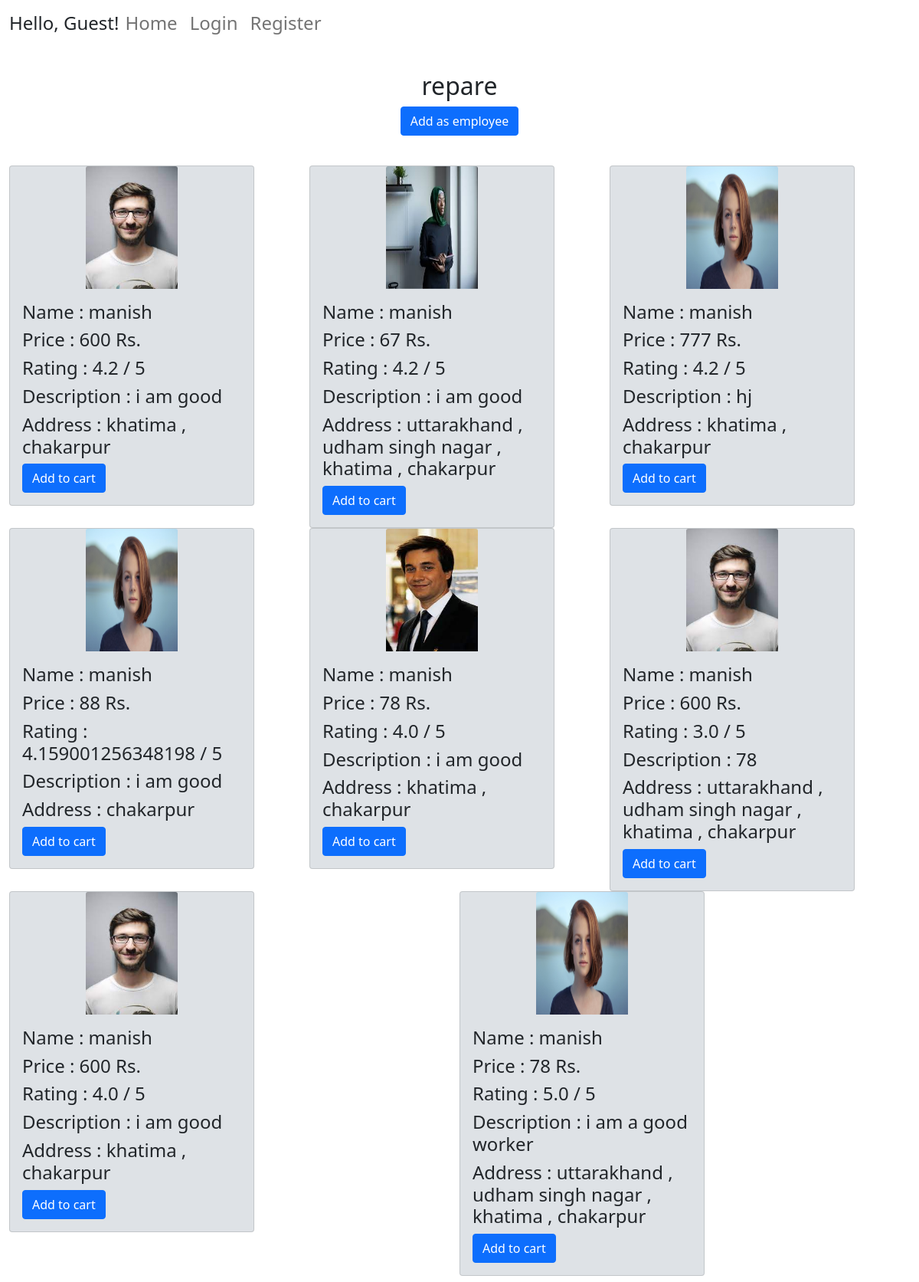
/service/1, run on the app's committed database.
### user/models.py (models this page shows, shortened)
class Services(models.Model):
    service = models.CharField(max_length=100 )
    sub_category = models.BooleanField(default=False)

class Employee(models.Model):
    user_id = models.CharField(max_length=100 , default=None)
    service = models.CharField(max_length=100 )
    name = models.CharField(max_length=100 )
    category = models.CharField(max_length=100 , default=None)
    cost = models.IntegerField(default = 0)
    rating = models.FloatField(default = 4.2)
    description = models.TextField(default = None)
    address = models.TextField(blank = True , default = None)
    image = models.FileField(upload_to = 'user/static/user/image')

### user/view/service.py (the view)
# urls.py: path('service/<int:servicepk>' , service , name = 'service'),
def service(req ,servicepk, categorypk = None):
    if req.user.is_authenticated:
        user_obj = req.user
        profile_obj = Profile.objects.filter(user = user_obj).first()
        if profile_obj is None:
            return redirect('/login')
    ser_obj = Services.objects.filter(pk = servicepk).first()
    if categorypk is None:
        emp_obj = Employee.objects.filter(service = ser_obj.service).all()
        cat = ser_obj.service
    else:
        cat_obj = Categorys.objects.filter(pk = categorypk).first()
        emp_obj = Employee.objects.filter(category = cat_obj.category).all()
        cat = cat_obj.category
    emplist = []
    for emp in emp_obj:
        emp_data = Employee.objects.filter(pk = emp.id).first()
        emplist.append(emp_data)
    return render(req , 'user/service.html' , {'emp_present': len(emp_obj) ,'cat': cat,  'employees' : emplist , 'servicepk':servicepk , 'categorypk' : categorypk})

### user/templates/user/service.html
{% extends 'user/base.html' %}
{% block content %}
{% load static %}
<h2 class = " d-flex justify-content-center align-items-center">  {{cat}}   <h2>
<div class = "d-flex justify-content-center align-items-center">
{% if categorypk %}
    <button type="button" class="btn btn-primary "> <a href = "{% url 'add_emp' servicepk=servicepk categorypk=categorypk %}" style = "text-decoration: none; color:white" >Add as employee</a> </button>
{% else %}
    <button type="button" class="btn btn-primary "> <a href = "{% url 'add_emp' servicepk=servicepk %}" style = "text-decoration: none; color:white" >Add as employee</a> </button>
{% endif %}
</div>
<br>
{% if emp_present == 0 %}
    <h2>No employee available</h2>
{% else %}
            <div class="card-group">
                {% for employee in employees %}
                <div class="col" >
                    <div class="card" style="width: 20rem; background-color:#dee2e6;">
                        <img class="card-img-top" style="margin-left: auto;margin-right: auto; width:10vw; height: 20vh"src = "{% static employee.image %}" style="width: 20%; height:10vw;" alt="Card image cap">
                        <div class="card-body">
                            <h4> Name : {{employee.name}}</h4>
                            <h4> Price : {{employee.cost}} Rs.</h4>
                            <h4> Rating : {{employee.rating}} / 5</h4>
                            <h4> Description : {{employee.description}}</h4>
                            <h4> Address : {{employee.address}}</h4>
                            {% if categorypk %}
                                <button type="button" class="btn btn-primary"> <a href = "{% url 'addcart' emp_pk=employee.id servicepk=servicepk categorypk=categorypk %}" style = "text-decoration: none; color:white" >Add to cart</a> </button>
                            {% else %}
                                <button type="button" class="btn btn-primary"> <a href = "{% url 'addcart' emp_pk=employee.id servicepk=servicepk %}" style = "text-decoration: none; color:white" >Add to cart</a> </button>
                            {% endif %}
                        </div>
                    </div>
                </div>
                {% endfor %}
            </div>
{% endif %}
{% endblock %}

### user/templates/user/base.html (shortened to what this page needs)
<html>
  <head>
    <link href="https://cdn.jsdelivr.net/npm/bootstrap@5.1.3/dist/css/bootstrap.min.css" rel="stylesheet">
  </head>
  <body >
  <div class="container-fluid" >
    <nav class="navbar navbar-expand-lg navbar-light ">
      <h4>Hello, {{ user.username|default:'Guest' }}! </h4>
      <div class="collapse navbar-collapse" id="navbarNav">
        <ul class="navbar-nav">
        <li class="nav-item active">
            <h4><a class="nav-link" href="{% url 'user'%} ">Home </a></h4>
        </li>
      {% if user.is_authenticated %}
        <li class="nav-item active">
            <h4><a class="nav-link" href="{% url 'profile'%} ">Profile <span class="sr-only"></span></a></h4>
        </li>
        <li class="nav-item active">
            <h4><a class="nav-link" href="{% url 'logout'%} ">Logout <span class="sr-only"></span></a></h4>
        </li>
        <li class="nav-item">
            <h4><a class="nav-link" href="{% url 'cart'%}">Cart</a></h4>
        </li>
        <li class="nav-item">
            <h4><a class="nav-link" href="{% url 'order'%}">Order</a></h4>
        </li>
        <li class="nav-item">
          <h4><a class="nav-link" href="{% url 'notification'%}">Notification</a></h4>
        </li>
        </ul>
      </div>
      {% else %}
        <li class="nav-item active">
            <h4><a class="nav-link" href="{% url 'login' %}">Login </a></h4>
        </li>
        <li class="nav-item">
            <h4><a class="nav-link" href="{% url 'register' %}">Register</a></h4>
        </li>
        </ul>
      </div>
      {% endif %}
    </nav>
    <br>
    {% block content %}
    {% endblock %}
  </div>
  </body>
</html>

### data on the page
Services: service "repare"
Employee: image (picture), name "manish", cost "600", rating "4.2", description "i am good", address "khatima , chakarpur"
Employee: image (picture), name "manish", cost "67", rating "4.2", description "i am good", address "uttarakhand , udham singh nagar , khatima , chakarpur"
Employee: image (picture), name "manish", cost "777", rating "4.2", description "hj", address "khatima , chakarpur"
Employee: image (picture), name "manish", cost "88", rating "4.159001256348198", description "i am good", address "chakarpur"
Employee: image (picture), name "manish", cost "78", rating "4.0", description "i am good", address "khatima , chakarpur"
Employee: image (picture), name "manish", cost "600", rating "3.0", description "78", address "uttarakhand , udham singh nagar , khatima , chakarpur"
Employee: image (picture), name "manish", cost "600", rating "4.0", description "i am good", address "khatima , chakarpur"
Employee: image (picture), name "manish", cost "78", rating "5.0", description "i am a good worker", address "uttarakhand , udham singh nagar , khatima , chakarpur"

### other printed values
{{ user.username|default:'Guest' }} "Guest"
